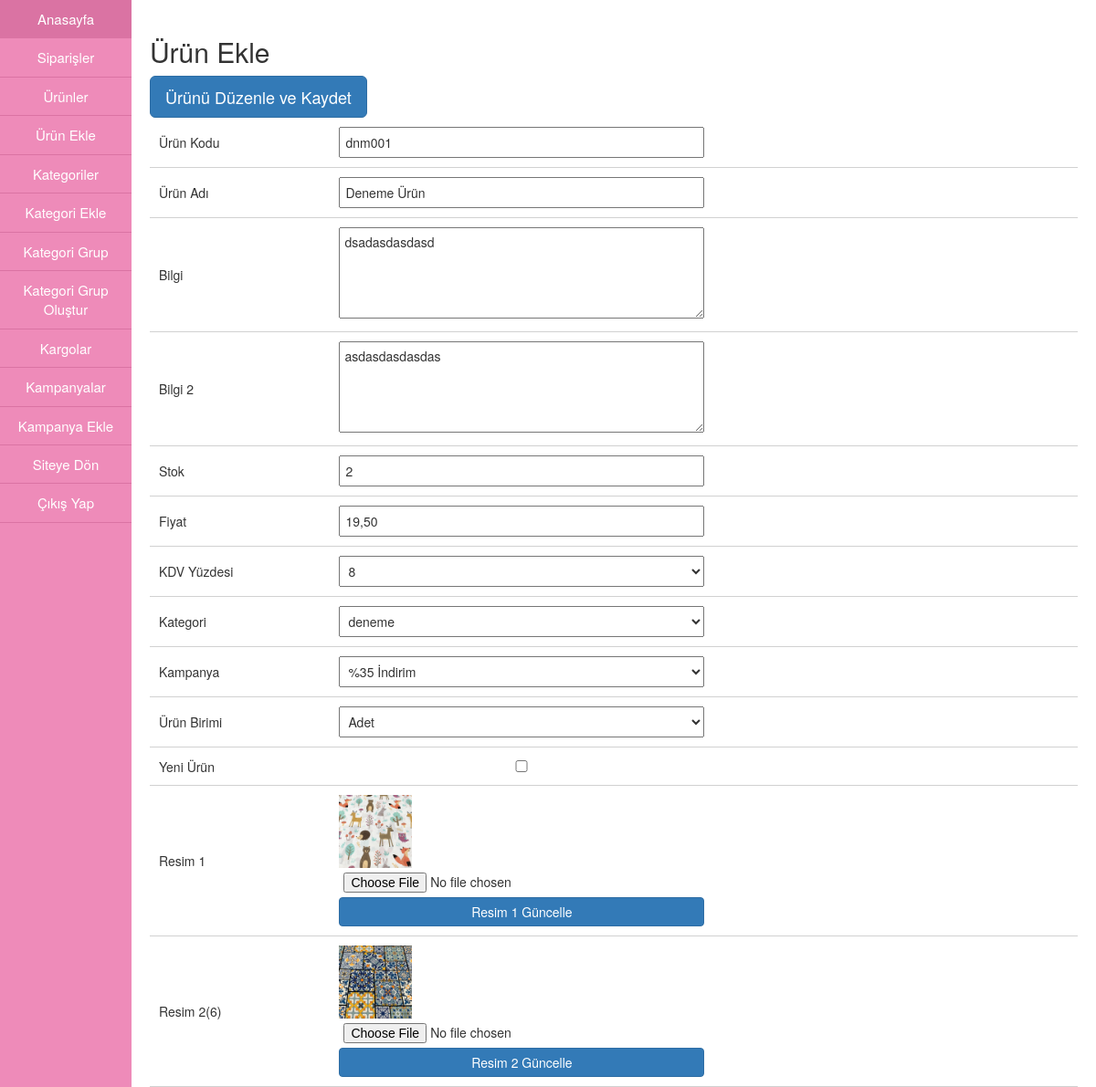
Page /admin/urun_duzenle?id=53 on the committed database.
### tables this page shows
CREATE TABLE IF NOT EXISTS `urunler` (
  `urun_id` int(11) NOT NULL AUTO_INCREMENT,
  `urun_kodu` varchar(255) NOT NULL,
  `urun_adi` varchar(255) NOT NULL,
  `urun_bilgi_1` text NOT NULL,
  `urun_bilgi_2` text NOT NULL,
  `urun_stok` int(11) NOT NULL,
  `urun_fiyat` varchar(100) NOT NULL,
  `urun_kdv` int(11) NOT NULL,
  `urun_kampanya_fiyat` varchar(255) DEFAULT NULL,
  `urun_kategori_id` int(11) NOT NULL,
  `urun_kampanya_id` int(11) DEFAULT NULL,
  `urun_tarih` varchar(255) NOT NULL,
  `urun_birim` int(11) NOT NULL,
  `urun_yeni` varchar(11) DEFAULT '0',
  `urun_resim` varchar(255) DEFAULT NULL,
  PRIMARY KEY (`urun_id`)
);

CREATE TABLE IF NOT EXISTS `kategori_alt` (
  `kategori_alt_id` int(11) NOT NULL AUTO_INCREMENT,
  `kategori_alt_adi` varchar(255) NOT NULL,
  `ust_id` int(11) NOT NULL,
  PRIMARY KEY (`kategori_alt_id`)
);

CREATE TABLE IF NOT EXISTS `urunler_resimler` (
  `resimler_id` int(11) NOT NULL AUTO_INCREMENT,
  `urunler_id` int(11) NOT NULL,
  `resimler_yol` varchar(255) DEFAULT NULL,
  PRIMARY KEY (`resimler_id`)
);

### admin/urun_duzenle.php (the view, shortened to what this page needs)
<?php
include "header.php";
include "menu.php";
$urunid = $_GET["id"];
$urunduzenle = mysqli_query($conn,"SELECT * FROM urunler WHERE urun_id = '$urunid'");
$urunyaz = mysqli_fetch_array($urunduzenle);
 ?>
 	<form action="urun_duzenle_work.php?id=<?php echo $urunid; ?>" method="post" name="urun_duzenle" id="urun_duzenle">
    <div class="sag-ic">
      <h2>Ürün Ekle</h2>
      <input type="submit" class="btn btn-primary btn-lg urunekle" name="" value="Ürünü Düzenle ve Kaydet">
      <div class="sag-ic-tablo2">
        <table>
          <tr>
            <td>Ürün Kodu</td>
            <td><input type="text" name="urunkodu" value="<?php echo $urunyaz['urun_kodu'] ?>"></td>
          </tr>
          <tr>
            <td>Ürün Adı</td>
            <td><input type="text" name="urunadi" value="<?php echo $urunyaz['urun_adi'] ?>"></td>
          </tr>
          <tr>
            <td>Bilgi</td>
            <td><textarea name="urunbilgi1"><?php echo $urunyaz["urun_bilgi_1"] ?></textarea></td>
          </tr>
          <tr>
            <td>Bilgi 2</td>
            <td><textarea name="urunbilgi2"><?php echo $urunyaz["urun_bilgi_2"] ?></textarea></td>
          </tr>
          <tr>
            <td>Stok</td>
            <td><input type="text" name="urunstok" value="<?php echo $urunyaz['urun_stok'] ?>"></td>
          </tr>
          <tr>
            <td>Fiyat</td>
            <td><input type="text" name="urunfiyat" value="<?php echo $urunyaz['urun_fiyat'] ?>"></td>
          </tr>
          <tr>
            <td>KDV Yüzdesi</td>
            <td>
              <select name="urunkdv" form="urun_duzenle" >
              	<option><?php echo $urunyaz["urun_kdv"] ?></option>
              </select>
            </td>
          </tr>
          <tr>
            <td>Kategori</td>
            <td>
              <select name="urunkategori" form="urun_duzenle">
                  <?php
                    $kategori_id = $urunyaz["urun_kategori_id"];
                    $katesorgula0 = mysqli_query($conn,"SELECT * FROM kategori_alt WHERE kategori_alt_id = '$kategori_id'");
                    $kategori_adi_yaz = mysqli_fetch_array($katesorgula0);
                  ?>
                <option value="<?php echo $kategori_id; ?>"><?php echo $kategori_adi_yaz["kategori_alt_adi"]; ?></option>
              </select>
            </td>
          </tr>
          <tr>
            <td>Kampanya</td>
            <td>
              <select name="urunkampanya" form="urun_duzenle">
              	<?php
              		$kampsorgula = mysqli_query($conn,"SELECT * FROM kampanya");
              		while($kampyaz = mysqli_fetch_array($kampsorgula)){
              			echo "<option value='".$kampyaz["kampanya_id"]."'>".$kampyaz["kampanya_adi"]."</option>";
              		}
              	?>
              </select>
            </td>
          </tr>
          <tr>
            <td>Ürün Birimi</td>
            <td>
              <select name="urunbirim" form="urun_duzenle">
                <option value="1">Adet</option>
              </select>
            </td>
          </tr>
          <tr>
            <td>Yeni Ürün</td>
            <td><input type="checkbox" name="yeniurun" value="1"></td>
          </tr>
          </form>
          <tr>
            <td>Resim 1</td>
            <td>
              <form action="resim1.php?id=<?php echo $urunid; ?>" method="post" enctype="multipart/form-data">
                <img style="width: 80px;" src="<?php echo $urunyaz['urun_resim'] ?>">
                <input type="file" name="urunresim1">
                <input class='btn btn-primary' type='submit' name='resimguncelle' value='Resim 1 Güncelle'>
              </form>
            </td>
        	</tr>
          <?php
          	$i = 1;
          	$resimbul = mysqli_query($conn,"SELECT * FROM urunler_resimler WHERE urunler_id = '$urunid'");
          	while($resimyaz = mysqli_fetch_array($resimbul)){
          	$i++;
          	echo "
          		<tr>
	          	<td>Resim ".$i."(".$resimyaz['resimler_id'].")</td>
	            <td>
	            <img style='width: 80px;' src='".$resimyaz['resimler_yol']."'>
	            <input type='file' name='resimler'>
	            <input class='btn btn-primary' type='submit' name='resimguncelle' value='Resim ".$i." Güncelle'>
	          	</td>
	          	</tr>
          	";
          	}
           ?>
<?php
include "footer.php";
?>

### admin/css/admin.css (style rules this page uses)
.sag-ic { float: right; width: 88%; height: 1000px; padding: 20px; }
.sag-ic table { width: 100%; }
.sag-ic table tr { border-bottom:1px solid #d1d1d1; }
.sag-ic table tr td { padding: 10px; }
.sag-ic-tablo2 table { margin-bottom: 100px; }
.sag-ic-tablo2 table tr td input,select { width: 400px; padding: 5px; }
.sag-ic-tablo2 table tr td textarea { width: 400px; padding: 5px; height: 100px; }
.urunekle { margin-bottom: 10px 10px 50px 10px; }

### rows in the picture
urunler: urunkodu "dnm001", urunadi "Deneme Ürün", urunbilgi1 "dsadasdasdasd", urunbilgi2 "asdasdasdasdas", urunstok "2", urunfiyat "19,50", urunkdv "8", urun_resim (picture)
kategori_alt: urunkategori "deneme"
urunler_resimler: resimler_id "6", resimler_yol (picture)

### other values in the picture
form field urunkampanya "%35 İndirim"
